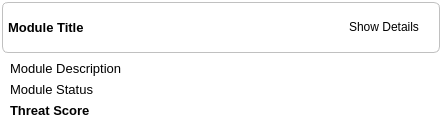
<?xml version="1.0" encoding="UTF-8"?>
<ui version="4.0">
 <class>ModuleView</class>
 <widget class="QWidget" name="ModuleView">
  <property name="geometry">
   <rect>
    <x>0</x>
    <y>0</y>
    <width>442</width>
    <height>138</height>
   </rect>
  </property>
  <property name="sizePolicy">
   <sizepolicy hsizetype="Preferred" vsizetype="Preferred">
    <horstretch>0</horstretch>
    <verstretch>0</verstretch>
   </sizepolicy>
  </property>
  <property name="windowTitle">
   <string>Form</string>
  </property>
  <property name="styleSheet">
   <string notr="true">#ModuleView
{
	background-color: transparent;
}

#lblTitle
{
	font-size: 10pt;
	font-weight: bold;
}

#lblDescription, #lblStatus, #lblThreatScore
{
	font-size: 10pt;
}

#lblThreatScore
{
	font-weight: bold;
}</string>
  </property>
  <layout class="QGridLayout" name="gridLayout">
   <property name="leftMargin">
    <number>2</number>
   </property>
   <property name="topMargin">
    <number>2</number>
   </property>
   <property name="rightMargin">
    <number>2</number>
   </property>
   <property name="bottomMargin">
    <number>0</number>
   </property>
   <property name="spacing">
    <number>0</number>
   </property>
   <item row="0" column="0">
    <widget class="QWidget" name="paneContainer" native="true">
     <property name="sizePolicy">
      <sizepolicy hsizetype="Preferred" vsizetype="Preferred">
       <horstretch>0</horstretch>
       <verstretch>0</verstretch>
      </sizepolicy>
     </property>
     <property name="styleSheet">
      <string notr="true">#paneContainer
{
	border-style: solid 1px silver;
	background-color: transparent;
}</string>
     </property>
     <layout class="QVBoxLayout" name="verticalLayout">
      <property name="spacing">
       <number>0</number>
      </property>
      <property name="margin">
       <number>0</number>
      </property>
      <item>
       <widget class="QWidget" name="paneTitle" native="true">
        <property name="styleSheet">
         <string notr="true">#paneTitle
{
	padding: 4px;
	border: 1px solid silver;
	border-radius: 6px;
}</string>
        </property>
        <layout class="QHBoxLayout" name="horizontalLayout">
         <property name="spacing">
          <number>6</number>
         </property>
         <property name="margin">
          <number>6</number>
         </property>
         <item>
          <widget class="QLabel" name="lblTitle">
           <property name="sizePolicy">
            <sizepolicy hsizetype="Expanding" vsizetype="Preferred">
             <horstretch>0</horstretch>
             <verstretch>0</verstretch>
            </sizepolicy>
           </property>
           <property name="minimumSize">
            <size>
             <width>0</width>
             <height>0</height>
            </size>
           </property>
           <property name="maximumSize">
            <size>
             <width>16777215</width>
             <height>16777215</height>
            </size>
           </property>
           <property name="baseSize">
            <size>
             <width>0</width>
             <height>0</height>
            </size>
           </property>
           <property name="styleSheet">
            <string notr="true"/>
           </property>
           <property name="frameShape">
            <enum>QFrame::NoFrame</enum>
           </property>
           <property name="text">
            <string>Module Title</string>
           </property>
           <property name="wordWrap">
            <bool>false</bool>
           </property>
          </widget>
         </item>
         <item>
          <widget class="QPushButton" name="btnToggleDetails">
           <property name="sizePolicy">
            <sizepolicy hsizetype="Fixed" vsizetype="Fixed">
             <horstretch>0</horstretch>
             <verstretch>0</verstretch>
            </sizepolicy>
           </property>
           <property name="minimumSize">
            <size>
             <width>100</width>
             <height>28</height>
            </size>
           </property>
           <property name="styleSheet">
            <string notr="true">#btnToggleDetails
{
	padding: 2px 4px;
	border: none;
	border-radius: 4px;
	background-color: transparent;
}

#btnToggleDetails:hover
{
	border: 1px solid rgb(172, 193, 221);	
	background-color: rgb(205, 220, 245);
}

#btnToggleDetails:disabled
{
	color: gray;
}

#btnToggleDetails:pressed
{
}</string>
           </property>
           <property name="text">
            <string>Show Details</string>
           </property>
           <property name="icon">
            <iconset resource="Resources.qrc">
             <normaloff>:/Resources/Expand.png</normaloff>:/Resources/Expand.png</iconset>
           </property>
           <property name="iconSize">
            <size>
             <width>16</width>
             <height>16</height>
            </size>
           </property>
          </widget>
         </item>
        </layout>
       </widget>
      </item>
      <item>
       <widget class="QWidget" name="paneModuleComponents" native="true">
        <property name="sizePolicy">
         <sizepolicy hsizetype="Preferred" vsizetype="Preferred">
          <horstretch>0</horstretch>
          <verstretch>0</verstretch>
         </sizepolicy>
        </property>
        <property name="styleSheet">
         <string notr="true"/>
        </property>
        <layout class="QVBoxLayout" name="verticalLayout_2">
         <property name="spacing">
          <number>6</number>
         </property>
         <property name="leftMargin">
          <number>8</number>
         </property>
         <property name="topMargin">
          <number>8</number>
         </property>
         <property name="rightMargin">
          <number>8</number>
         </property>
         <property name="bottomMargin">
          <number>12</number>
         </property>
         <item>
          <widget class="QLabel" name="lblDescription">
           <property name="sizePolicy">
            <sizepolicy hsizetype="Expanding" vsizetype="Preferred">
             <horstretch>0</horstretch>
             <verstretch>0</verstretch>
            </sizepolicy>
           </property>
           <property name="styleSheet">
            <string notr="true"/>
           </property>
           <property name="text">
            <string>Module Description</string>
           </property>
           <property name="wordWrap">
            <bool>true</bool>
           </property>
          </widget>
         </item>
         <item>
          <widget class="QLabel" name="lblStatus">
           <property name="sizePolicy">
            <sizepolicy hsizetype="Expanding" vsizetype="Preferred">
             <horstretch>0</horstretch>
             <verstretch>0</verstretch>
            </sizepolicy>
           </property>
           <property name="styleSheet">
            <string notr="true"/>
           </property>
           <property name="text">
            <string>Module Status</string>
           </property>
           <property name="wordWrap">
            <bool>true</bool>
           </property>
          </widget>
         </item>
         <item>
          <widget class="QLabel" name="lblThreatScore">
           <property name="styleSheet">
            <string notr="true"/>
           </property>
           <property name="text">
            <string>Threat Score</string>
           </property>
          </widget>
         </item>
         <item>
          <widget class="QWidget" name="paneDetails" native="true">
           <property name="sizePolicy">
            <sizepolicy hsizetype="Expanding" vsizetype="Preferred">
             <horstretch>0</horstretch>
             <verstretch>0</verstretch>
            </sizepolicy>
           </property>
           <property name="minimumSize">
            <size>
             <width>0</width>
             <height>2</height>
            </size>
           </property>
          </widget>
         </item>
        </layout>
       </widget>
      </item>
     </layout>
    </widget>
   </item>
  </layout>
 </widget>
 <resources>
  <include location="Resources.qrc"/>
 </resources>
 <connections/>
</ui>
